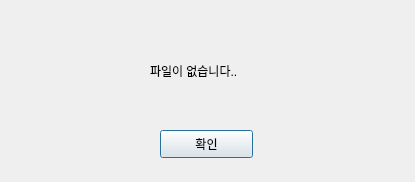
<?xml version="1.0" encoding="UTF-8"?>
<ui version="4.0">
 <class>Dialog</class>
 <widget class="QDialog" name="Dialog">
  <property name="geometry">
   <rect>
    <x>0</x>
    <y>0</y>
    <width>415</width>
    <height>182</height>
   </rect>
  </property>
  <property name="windowTitle">
   <string>Dialog</string>
  </property>
  <widget class="QPushButton" name="error2_Button">
   <property name="geometry">
    <rect>
     <x>160</x>
     <y>130</y>
     <width>93</width>
     <height>28</height>
    </rect>
   </property>
   <property name="text">
    <string>확인</string>
   </property>
  </widget>
  <widget class="QLabel" name="label">
   <property name="geometry">
    <rect>
     <x>150</x>
     <y>50</y>
     <width>291</width>
     <height>41</height>
    </rect>
   </property>
   <property name="text">
    <string>파일이 없습니다..</string>
   </property>
  </widget>
 </widget>
 <resources/>
 <connections/>
</ui>
